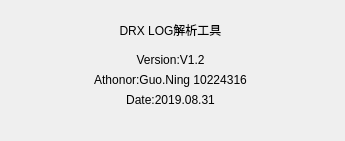
<?xml version="1.0" encoding="UTF-8"?>
<ui version="4.0">
 <class>Dialog_about</class>
 <widget class="QDialog" name="Dialog_about">
  <property name="geometry">
   <rect>
    <x>0</x>
    <y>0</y>
    <width>345</width>
    <height>141</height>
   </rect>
  </property>
  <property name="windowTitle">
   <string>关于</string>
  </property>
  <property name="autoFillBackground">
   <bool>false</bool>
  </property>
  <property name="sizeGripEnabled">
   <bool>false</bool>
  </property>
  <property name="modal">
   <bool>false</bool>
  </property>
  <widget class="QLabel" name="label">
   <property name="geometry">
    <rect>
     <x>70</x>
     <y>20</y>
     <width>201</width>
     <height>20</height>
    </rect>
   </property>
   <property name="text">
    <string>DRX LOG解析工具</string>
   </property>
   <property name="alignment">
    <set>Qt::AlignCenter</set>
   </property>
  </widget>
  <widget class="QLabel" name="label_version">
   <property name="geometry">
    <rect>
     <x>20</x>
     <y>50</y>
     <width>301</width>
     <height>20</height>
    </rect>
   </property>
   <property name="text">
    <string>Version:V1.2</string>
   </property>
   <property name="alignment">
    <set>Qt::AlignCenter</set>
   </property>
  </widget>
  <widget class="QLabel" name="label_3">
   <property name="geometry">
    <rect>
     <x>20</x>
     <y>70</y>
     <width>301</width>
     <height>20</height>
    </rect>
   </property>
   <property name="text">
    <string>Athonor:Guo.Ning 10224316</string>
   </property>
   <property name="alignment">
    <set>Qt::AlignCenter</set>
   </property>
  </widget>
  <widget class="QLabel" name="label_date">
   <property name="geometry">
    <rect>
     <x>20</x>
     <y>90</y>
     <width>301</width>
     <height>20</height>
    </rect>
   </property>
   <property name="text">
    <string>Date:2019.08.31</string>
   </property>
   <property name="alignment">
    <set>Qt::AlignCenter</set>
   </property>
  </widget>
 </widget>
 <resources/>
 <connections/>
</ui>
